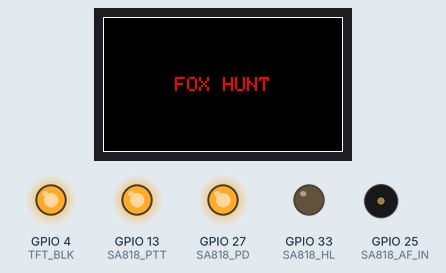
The sketch below on a simulated ESP32. On the bench: 240×135 colour display, output pins drawn as LEDs (lit = HIGH), buzzer (waves = sounding). Storage starts empty; the modem accepts every AT command (registered, SIM ready, sends succeed) and sends nothing else; what the sketch prints to the serial monitor is not drawn.

Above: at 0.8 s.
At 6.1 s:
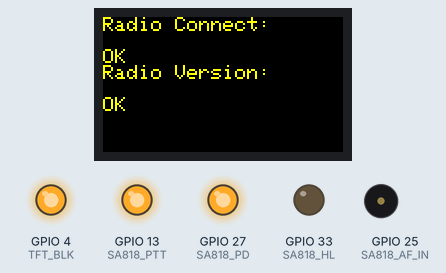
At 10.3 s:
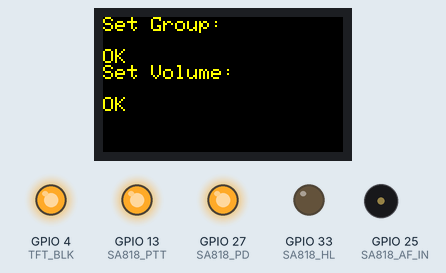
At 14.4 s:
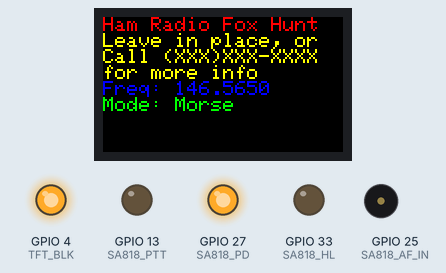
Timing chart, 0 to 40.0 s (numbered marks = the images above):
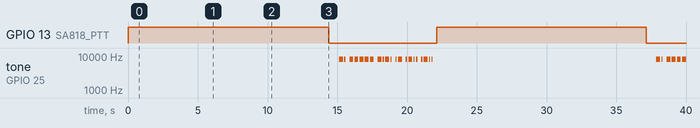

The sketch:

Fox_Hunt_TX_WAV.ino
```cpp
// (licence header left out)
#include <Adafruit_GFX.h>
#include <Adafruit_ST7789.h>
#include <SPI.h>
#include <SPIFFS.h>

#define TFT_DC        16
#define TFT_CS         5
#define TFT_SCL       18
#define TFT_SDA       19
#define TFT_RES       23
#define TFT_BLK        4

Adafruit_ST7789 tft = Adafruit_ST7789(TFT_CS, TFT_DC, TFT_SDA, TFT_SCL, TFT_RES);

// hardware I/O pins
#define SA818_AudioOn 17
#define SA818_AF_OUT  38  //Analog input to MCU
#define SA818_PTT     13
#define SA818_PD      27
#define SA818_HL      33
#define SA818_RXD     21
#define SA818_TXD     22
#define SA818_AF_IN   25  //Analog output from MCU (DAC2)
#define Button_A      15
#define Button_B      26
#define Button_C      32

String callmessage = "N0CALL"; // your callsign goes here
String morse = ""; // leave this blank for now; it will be filled in during setup
float frequency = 146.565; // 146.565 is the normal TX frequency for foxes

// WAV file settings
const char* wavFileName = "/foxmessage.wav";  // WAV file stored in SPIFFS
bool useWavFile = true;  // Set to false to use Morse code instead

// WAV file header structure
struct WAVHeader {
  char riff[4];           // "RIFF"
  uint32_t fileSize;      // File size - 8
  char wave[4];           // "WAVE"
  char fmt[4];            // "fmt "
  uint32_t fmtSize;       // Usually 16 for PCM
  uint16_t audioFormat;   // 1 for PCM
  uint16_t numChannels;   // 1 for mono, 2 for stereo
  uint32_t sampleRate;    // Sample rate (e.g., 22050, 44100)
  uint32_t byteRate;      // sampleRate * numChannels * bitsPerSample/8
  uint16_t blockAlign;    // numChannels * bitsPerSample/8
  uint16_t bitsPerSample; // 8, 16, etc.
  char data[4];           // "data"
  uint32_t dataSize;      // Size of audio data
};

void setup(void) {
  Serial.begin(9600);
  Serial2.begin(9600, SERIAL_8N1, SA818_TXD, SA818_RXD);

  morse = createMorse(callmessage);

  pinMode(Button_A, INPUT_PULLDOWN);
  pinMode(Button_B, INPUT_PULLDOWN);
  pinMode(Button_C, INPUT_PULLDOWN);

  pinMode(SA818_AudioOn, INPUT);  //SA818 drives pin LOW to tell MCU that a signal is being received

  // SA818_AF_IN is GPIO25 which is DAC2 - perfect for audio output
  pinMode(SA818_AF_IN, OUTPUT);

  //Output Power High/Low
  pinMode(SA818_HL, OUTPUT);
  digitalWrite(SA818_HL, LOW);

  pinMode(SA818_PTT, OUTPUT);      //Push to Talk (Transmit)
  digitalWrite(SA818_PTT, HIGH);   //(0=TX, 1=RX) DO NOT Transmit Without License

  pinMode(SA818_PD, OUTPUT);
  digitalWrite(SA818_PD, HIGH);    //Release Powerdown (1=Radio ON)

  pinMode(TFT_BLK, OUTPUT);
  digitalWrite(TFT_BLK, HIGH);
  tft.init(135, 240);
  tft.setRotation(1);
  tft.setTextSize(2);
  tft.fillScreen(ST77XX_RED);
  splash();
  delay(500);
  tft.fillScreen(ST77XX_BLACK);

  tft.drawRect(0, 0, tft.width(), tft.height(), ST77XX_WHITE);
  tft.setTextColor(ST77XX_RED);
  tft.setCursor(0, 60);
  tft.println("      FOX HUNT");
  delay(3000);

  tft.fillScreen(ST77XX_BLACK);
  tft.setTextColor(ST77XX_YELLOW,ST77XX_BLACK);
  tft.setCursor(0, 0);
  tft.println("Radio Connect:");
  Serial2.println("AT+DMOCONNECT\r");  // connect communications with SA818
  delay(100);
  tft.print(Serial2.readString());     // returns :0 if good
  tft.println("Radio Version:");
  Serial2.print("AT+VERSION\r\n");     // get version
  delay(100);
  tft.print(Serial2.readString());     // returns: version number
  delay(2000);

  tft.fillScreen(ST77XX_BLACK);
  tft.setCursor(0, 0);
  tft.println("Set Group:");           // group set
  setfreq();                           // set frequency
  delay(100);
  tft.print(Serial2.readString());     // returns :0 if good

  tft.println("Set Volume: ");
  Serial2.print("AT+DMOSETVOLUME=8\r\n"); // set volume
  delay(100);
  tft.print(Serial2.readString());        // returns :0 if good
  delay(2000);

  // Initialize SPIFFS
  tft.fillScreen(ST77XX_BLACK);
  tft.setCursor(0, 0);
  tft.println("Init SPIFFS:");
  if(!SPIFFS.begin(true)) {
    Serial.println("SPIFFS Mount Failed");
    tft.println("FAILED!");
    useWavFile = false;  // Fall back to Morse
  } else {
    Serial.println("SPIFFS Mounted");
    tft.println("OK");

    // Check if WAV file exists
    if(SPIFFS.exists(wavFileName)) {
      File file = SPIFFS.open(wavFileName, "r");
      Serial.print("WAV file size: ");
      Serial.println(file.size());
      tft.print("WAV: ");
      tft.print(file.size());
      tft.println(" bytes");
      file.close();
    } else {
      Serial.println("WAV file not found");
      tft.println("WAV not found");
      tft.println("Using Morse");
      useWavFile = false;
    }
  }
  delay(2000);

  tft.fillScreen(ST77XX_BLACK);
  disp_channel();
}

void loop() {
  digitalWrite(SA818_PTT,LOW);      // assert push to talk
  delay(750);

  if(useWavFile) {
    playWAV();
  } else {
    playMorse();
  }

  digitalWrite(SA818_PTT,HIGH);     // release push to talk
  delay(15000);
}

void playWAV() {
  Serial.println("Playing WAV file");

  File wavFile = SPIFFS.open(wavFileName, "r");
  if(!wavFile) {
    Serial.println("Failed to open WAV file");
    return;
  }

  // Read WAV header
  WAVHeader header;
  wavFile.read((uint8_t*)&header, sizeof(WAVHeader));

  // Validate WAV file
  if(strncmp(header.riff, "RIFF", 4) != 0 ||
     strncmp(header.wave, "WAVE", 4) != 0) {
    Serial.println("Invalid WAV file");
    wavFile.close();
    return;
  }

  Serial.print("Sample Rate: ");
  Serial.println(header.sampleRate);
  Serial.print("Bits per Sample: ");
  Serial.println(header.bitsPerSample);
  Serial.print("Channels: ");
  Serial.println(header.numChannels);

  // Calculate timing
  uint32_t sampleDelay = 1000000 / header.sampleRate; // microseconds per sample

  // Buffer for reading samples
  const size_t bufferSize = 512;
  uint8_t buffer[bufferSize];

  // Play audio through DAC
  uint32_t bytesRead;
  uint32_t totalBytes = 0;

  while(totalBytes < header.dataSize) {
    bytesRead = wavFile.read(buffer, min(bufferSize, header.dataSize - totalBytes));

    for(size_t i = 0; i < bytesRead; i++) {
      if(header.bitsPerSample == 8) {
        // 8-bit audio (0-255)
        dacWrite(SA818_AF_IN, buffer[i]);
      } else if(header.bitsPerSample == 16 && i < bytesRead - 1) {
        // 16-bit audio - convert to 8-bit for DAC
        int16_t sample16 = (buffer[i+1] << 8) | buffer[i];
        uint8_t sample8 = (sample16 + 32768) >> 8;  // Convert -32768..32767 to 0..255
        dacWrite(SA818_AF_IN, sample8);
        i++; // Skip next byte since we used it
      }

      delayMicroseconds(sampleDelay);
    }

    totalBytes += bytesRead;
  }

  // Return DAC to neutral position
  dacWrite(SA818_AF_IN, 128);

  wavFile.close();
  Serial.println("WAV playback complete");
}

void setfreq() {
  Serial2.print("AT+DMOSETGROUP=0,");
  Serial2.print(String(frequency,4));
  Serial2.print(",");
  Serial2.print(String(frequency,4));
  Serial2.print(",0000,1,0000\r\n");
}

void disp_channel() {
  tft.setCursor(0, 0);
  tft.setTextColor(ST77XX_RED,ST77XX_BLACK);
  tft.println("Ham Radio Fox Hunt");
  tft.setTextColor(ST77XX_YELLOW,ST77XX_BLACK);
  tft.println("Leave in place, or ");
  tft.println("Call (XXX)XXX-XXXX");
  tft.println("for more info");
  tft.setTextColor(ST77XX_BLUE,ST77XX_BLACK);
  tft.print("Freq: ");
  tft.println(String(frequency,4));
  tft.setTextColor(ST77XX_GREEN,ST77XX_BLACK);
  if(useWavFile) {
    tft.println("Mode: WAV");
  } else {
    tft.println("Mode: Morse");
  }
}

void splash() {
  for (int16_t x=0; x < tft.width(); x+=6) {
    tft.drawLine(0, tft.height()-1, x, 0, ST77XX_WHITE);
    delay(0);
  }
  for (int16_t y=0; y < tft.height(); y+=6) {
    tft.drawLine(0, tft.height()-1, tft.width()-1, y, ST77XX_WHITE);
    delay(0);
  }
}

String createMorse(String toconvert)
{
  struct dict
  {
      char character;
      char morse[8];
  };

  dict morseLookup[54] =
  {
    { 'a', ".-" },
    { 'b', "-..." },
    { 'c', "-.-." },
    { 'd', "-.." },
    { 'e', "." },
    { 'f', "..-." },
    { 'g', "--." },
    { 'h', "...." },
    { 'i', ".." },
    { 'j', ".---" },
    { 'k', "-.-" },
    { 'l', ".-.." },
    { 'm', "--" },
    { 'n', "-." },
    { 'o', "---" },
    { 'p', ".--." },
    { 'q', "--.-" },
    { 'r', ".-." },
    { 's', "..." },
    { 't', "-" },
    { 'u', "..-" },
    { 'v', "...-" },
    { 'w', ".--" },
    { 'x', "-..-" },
    { 'y', "-.--" },
    { 'z', "--.." },
    { '0', "-----" },
    { '1', ".----" },
    { '2', "..---" },
    { '3', "...--" },
    { '4', "....-" },
    { '5', "....." },
    { '6', "-...." },
    { '7', "--..." },
    { '8', "---.." },
    { '9', "----." },
    { '.', ".-.-.-" },
    { ',', "--..--" },
    { '\?', "..--.." },
    { '\'', ".----." },
    { '!', "-.-.--" },
    { '/', "-..-." },
    { '(', "-.--." },
    { ')', "-.--.-" },
    { '&', ".-..." },
    { ':', "---..." },
    { ';', "-.-.-." },
    { '=', "-...-" },
    { '+', ".-.-." },
    { '-', "-....-" },
    { '_', "..--.-" },
    { '\"', ".-..-." },
    { '$', "...-..-" },
    { '@', ".--.-." },
  };

  morse = "";
  toconvert.toLowerCase();

  for (int messagei = 0; messagei < toconvert.length(); messagei++)
  {
    for (int structi = 0; structi < sizeof(morseLookup)/sizeof(dict); structi++)
    {
      if (isSpace(toconvert.charAt(messagei)))
      {
        morse.concat("/ ");
        break;
      }
      else if (toconvert.charAt(messagei) == morseLookup[structi].character)
      {
        morse.concat(morseLookup[structi].morse);
        morse.concat(" ");
      }
    }
  }

  return morse;
}

void playMorse()
{
  int Sound_Pin = SA818_AF_IN;
  int ledc_freq = 2000;
  int ledc_channel = 0;
  int ledc_resolution = 8;
  int wpm = 13;
  int morsetone = 800;
  int wpmduration = (60000) / (wpm*50);

  ledcAttachChannel(Sound_Pin, ledc_freq, ledc_resolution, ledc_channel);
  Serial.println("Playing morse start");
  for (int i = 0; i < morse.length(); i++)
  {
    switch (morse.charAt(i))
    {
      case '.':
        ledcWriteTone(Sound_Pin, morsetone * 10);
        delay(1 * wpmduration);
        ledcWriteTone(Sound_Pin, 0);
        delay(1 * wpmduration);
        break;
      case '-':
        ledcWriteTone(Sound_Pin, morsetone * 10);
        delay(3 * wpmduration);
        ledcWriteTone(Sound_Pin, 0);
        delay(1 * wpmduration);
        break;
      case ' ':
        delay(2 * wpmduration);
        break;
      case '/':
        delay(6 * wpmduration);
        break;
    }
  }
  Serial.println("Playing morse end");
  ledcDetach(Sound_Pin);
}
```

Measured:
- by itself, GPIO 13 (SA818_PTT): HIGH → LOW at 14.4 s, → HIGH 7.7 s later, → LOW 15.0 s later
- by itself, tone on GPIO 25 (SA818_AF_IN): plays 8000 Hz for 0.28 s, 8000 Hz for 0.09 s, 8000 Hz for 0.28 s, 8000 Hz for 0.28 s, 8000 Hz for 0.28 s, 8000 Hz for 0.28 s … (27 notes in this stretch)
- what the display in image 0 shows lasts 3.0 s, from 0.8 s to 3.8 s
- what the display in image 1 shows lasts 2.0 s, from 6.0 s to 8.0 s
- what the display in image 2 shows lasts 2.0 s, from 10.3 s to 12.3 s
